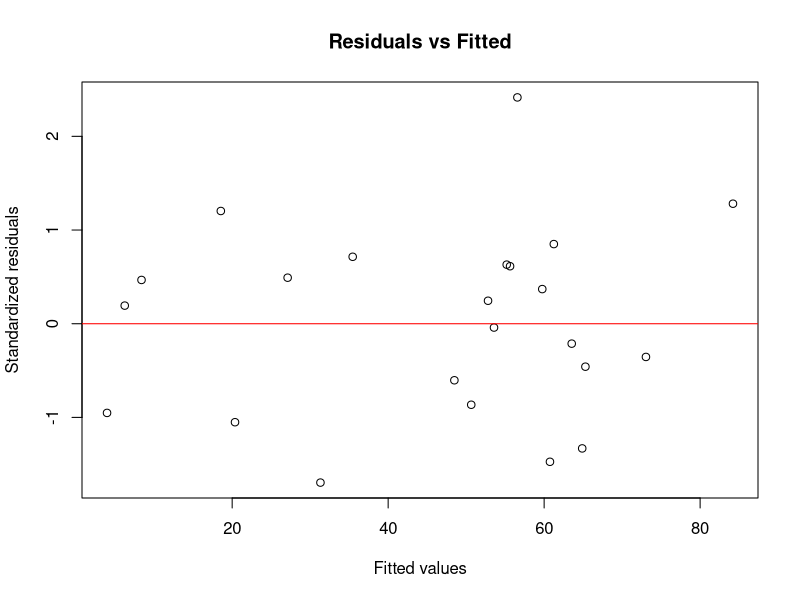
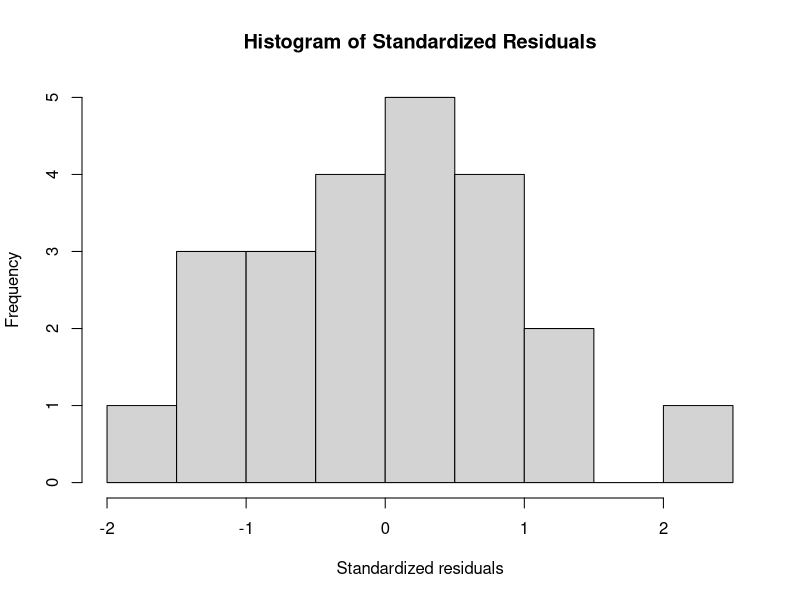
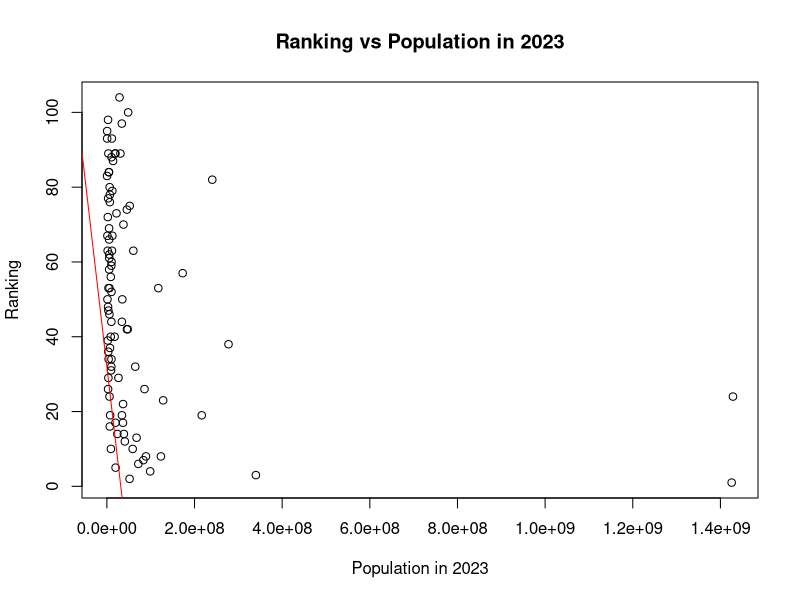
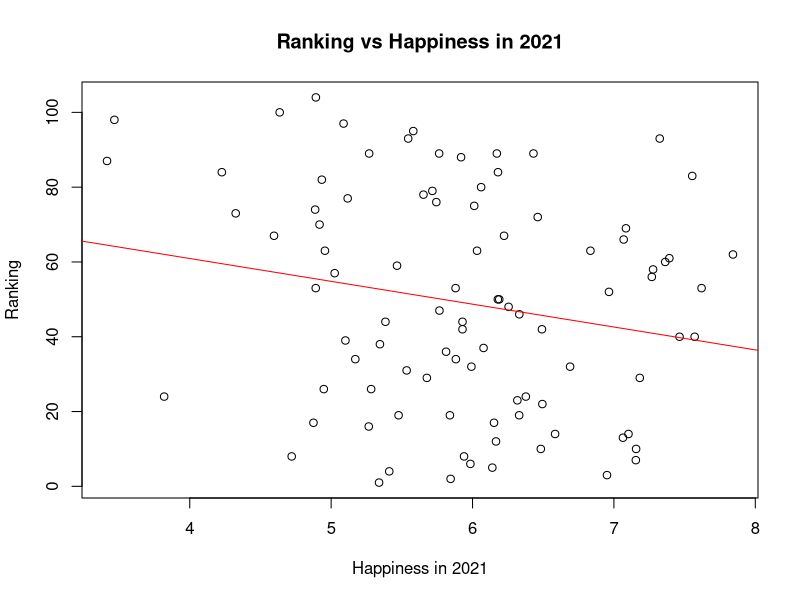
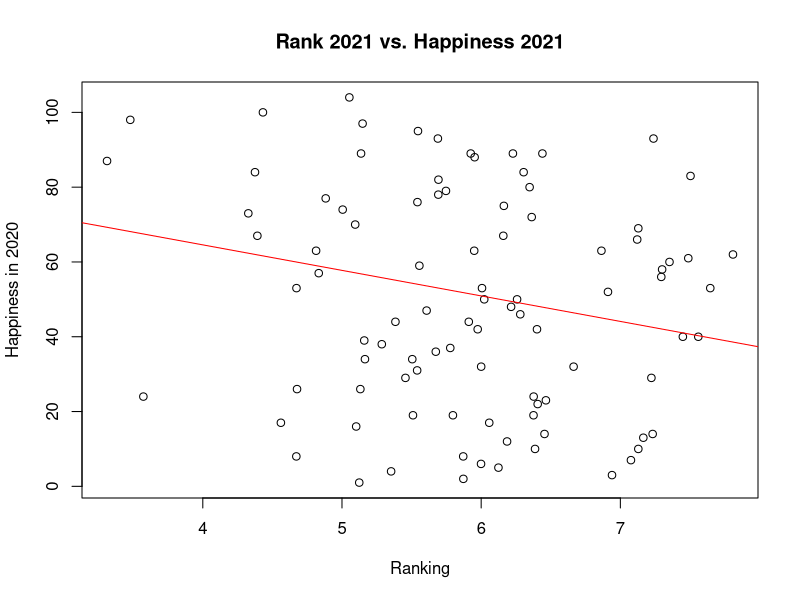

Write R code to recreate these figures, in order.
data <- read.csv("Zeszyt1.csv")
head(data)
summary(data)
str(data)


model <- lm(ranking.22 ~ pop2023 + growthRate + landAreaKm
                        + Education.Foreignborn + Education.Nativeborn
                        + Migration + HDI + Mean_years_of_schooling + GNI
                        + Happiness2021 + Happiness2020, data = data)
summary(model)

#wykres reszt standardowych vs wartości przewidywane
plot(fitted(model), rstandard(model), main = "Residuals vs Fitted", 
     xlab = "Fitted values", ylab = "Standardized residuals")
abline(h = 0, col = "red")

#histogram reszt standardowych
hist(rstandard(model), main = "Histogram of Standardized Residuals", 
     xlab = "Standardized residuals", ylab = "Frequency")

plot(data$pop2023, data$ranking.22, main = "Ranking vs Population in 2023",
     xlab = "Population in 2023", ylab = "Ranking")
abline(model$coefficients[1], model$coefficients[2], col = "red")

plot(data$Happiness2021, data$ranking.22, main = "Ranking vs Happiness in 2021",
     xlab = "Happiness in 2021", ylab = "Ranking")
abline(lm(data$ranking.22 ~ data$Happiness2021), col = "red")

plot(data$Happiness2020, data$ranking.22, main = "Rank 2021 vs. Happiness 2021",
     xlab = "Ranking", ylab = "Happiness in 2020")
abline(lm(data$ranking.21 ~ data$Happiness2020), col = "red")



model22 <- lm(ranking.22 ~ Happiness2021 + Happiness2020, data = data)
summary(model22)
model21 <- lm(ranking.21 ~ Happiness2021 + Happiness2020, data = data)
summary(model21)
model20 <- lm(ranking.20 ~ Happiness2021 + Happiness2020, data = data)
summary(model20)

model2 <- lm(ranking.22 ~ pop2023 + growthRate + landAreaKm
                        + Education.Foreignborn + Education.Nativeborn
                        + Migration + HDI + Mean_years_of_schooling + GNI, data = data)
summary(model2)

